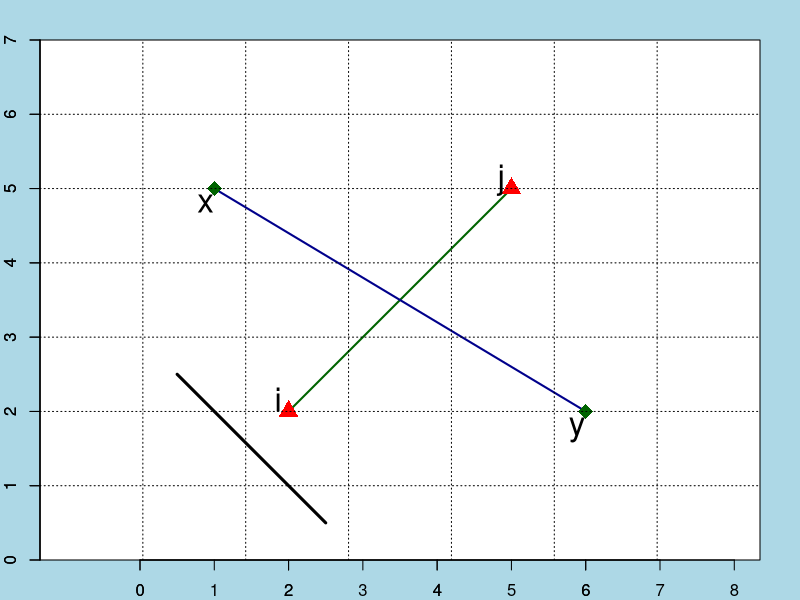

Generate this figure with R:
#PLOTS VARIETY OF LINES FOR LINE INTERSECTION LECTURE
x <- c(2, 5)
y <- c(2,5)
lab1 <- c("i", "j")
lab2 <- c("x", "y")
x1 <- c(1, 6)
y1 <- c(5,2)
m = cbind(x, y)
m1 = cbind(x1, y1)
par(bg="lightblue",mar=c(2,2,2,2))
plot(0, 0, type="n", ann=FALSE, axes=FALSE)
u <- par("usr") # The coordinates of the plot area
rect(u[1], u[3], u[2], u[4], col="white", border=NA)
#plot(x, y, col="blue", pch=17, xlim=c(0,7), ylim=c(0,7))
#par(xaxs='i',yaxs='i', bg="light gray")
par(new=TRUE)
plot(x, y, col="dark green", pch=17, xlim=c(0,7), ylim=c(0,7), type="l", lwd=2, asp=1, yaxs="i", xaxs="i")
lines(x1, y1, col="dark blue", pch=18, lwd=2)
axis(1, at=0:7)
axis(2, at=seq(0,7,by=1))
points(x, y, col="red", pch=17,cex=2)
points(x1, y1, col="dark green", pch=18,cex=2)
grid(nx=7, ny=7,col="black", lty="dotted")
text(x, y, lab1, adj=c(2,0), cex=2)
text(x1, y1, lab2, adj=c(1,1), cex=2)
ijx1 <- c(x, x1[1])
ijx2 <- c(y, y1[1])
#polygon(ijx1, ijx2, col=rgb(0,1,0,0.5))
ijy1 <- c(x, x1[2])
ijy2 <- c(y, y1[2])
#polygon(ijy1, ijy2, col=rgb(0,0,1,0.5))
#xyi1 <- c(x1, x[1])
#xyi2 <- c(y1, y[1])
#polygon(xyi1, xyi2, col=rgb(0,1,0,0.5))
#xyj1 <- c(x1, x[2])
#xyj2 <- c(y1, y[2])
#polygon(xyj1, xyj2, col=rgb(0,0,1,0.5))
notx = c(0.5, 2.5)
noty = c(2.5,0.5)
lines(notx, noty, lwd = 3)
